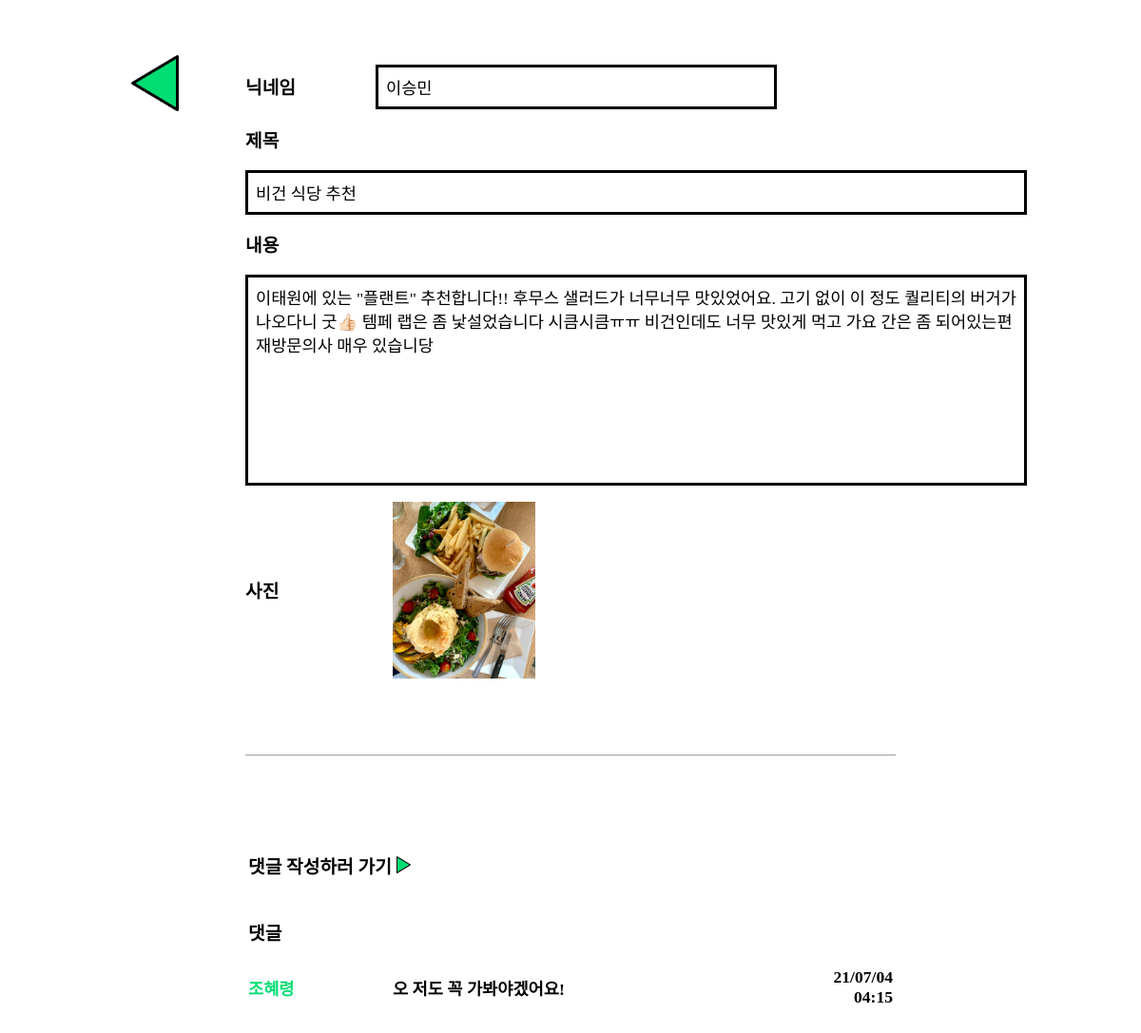
Page /post/34/ (signed in) on the committed database.
### begin_vegan/models.py (models this page shows, shortened)
class Post(models.Model):
    ALL = '전체'
    VEGAN = '비건'
    LACTO_OVO = '락토-오보'
    PESCO = '페스코'
    POLLO = '폴로'
    FLEXITARIAN = '플렉시테리언'
    TENDENCY = [
        (ALL, '전체'),
        (VEGAN, '비건'),
        (LACTO_OVO, '락토-오보'),
        (PESCO, '페스코'),
        (POLLO, '폴로'),
        (FLEXITARIAN, '플렉시테리언'),
    ]
    user = models.ForeignKey(Profile, on_delete=models.CASCADE)
    title = models.CharField(max_length=100)
    content = models.CharField(max_length=200)
    date = models.DateTimeField(auto_now_add=True)
    category = models.CharField(max_length=6, choices=TENDENCY, default=FLEXITARIAN)
    photo = models.ImageField(blank=True, null=True)
    class Meta:
        ordering = ['-date']

class Comments(models.Model):
    user = models.ForeignKey(Profile, on_delete=models.CASCADE)
    post = models.ForeignKey(Post, on_delete=models.CASCADE)
    comment = models.CharField(max_length=200)
    date = models.DateTimeField(auto_now_add=True)
    class Meta:
        ordering = ['-date']

### accounts/models.py (models this page shows)
class Profile(models.Model):
    user = models.OneToOneField(settings.AUTH_USER_MODEL, on_delete=models.CASCADE)
    def __str__(self):
        return f'{self.user.username}'

### begin_vegan/views.py (the view)
# urls.py: path('post/<int:pk>/', views.PostDetailView.as_view(), name='post_detail'),
class PostDetailView(LoginRequiredMixin, generic.DetailView):
    model = Post

### begin_vegan/templatetags/begin_vegan_filters.py (called while the page is built)
@register.filter
@stringfilter
def trim(value):
    return value.strip()

### begin_vegan/templates/begin_vegan/post_detail.html (shortened to what this page needs)
{% extends 'base.html' %}
{% block content %}
{% load begin_vegan_filters %}
<a href="{% url 'begin_vegan:post_list' %}">
    <img style="width: 50px; margin: 50px 0px -70px 130px" src="/static/assets/back_icon.png/" alt="뒤로가기">
</a>
<div style="display: flex; justify-content: flex-start; align-items: center; flex-wrap: wrap; padding: 0px 250px 100px 250px">
    <div>
        <span class="label" style="margin-right: 80px">닉네임</span>
        <p class="input_box" style="width: 400px;">
            {{ post.user }}
        </p>
    </div>
    <div>
        <span class="label">제목</span>
        <p class="input_box">
            {{ post.title }}
        </p>
    </div>
    <div>
        <span class="label">내용</span>
        <p class="input_box" style="height: 200px;">
            {{ post.content }}
        </p>
    </div>
    {% if post.photo %}
        <span style="font-size: 1.2rem; font-weight: bold; margin-right: 120px">사진</span>
        <img src="{{ post.photo.url }}" width="150" alt="Image">
    {% endif %}
    <div style="height: 1px; width: 990px; background-color: #9e9e9e; margin: 80px 0px"></div>
    <table style="width: 990px; font-weight: bold; font-size: 1.1rem;">
        <tbody>
        <tr>
            <td colspan="2">
                <a href="{% url 'begin_vegan:comment_create' post_pk=post.pk %}">
                    <p style="font-weight: bold; font-size: 1.2rem;">
                        댓글 작성하러 가기
                        <img src="/static/assets/go_icon.png" height="18" alt="Go">
                    </p>
                </a>
            </td>
        </tr>
            <tr>
                <td><p style="font-weight: bold; font-size: 1.2rem;">댓글</p></td>
            </tr>
        {% for comments in post.comments_set.all %}
        <tr>
            <td style="width: 160px; height: 40px; color: #00DD73; font-size: 1.1rem">{{ comments.user }}</td>
            <td style="width: 500px">{{ comments.comment }}</td>
            <td style="text-align: right">{{ comments.date|date:'y/m/d h:i' }}</td>
        </tr>
        {% endfor %}
        </tbody>
    </table>
</div>
{% endblock %}

### begin_vegan/static/style.css (style rules this page uses)
.input_box { display: inline-block; font-size: 1.1rem; width: 800px; padding: 8px; border: solid; font-family: "Arial Rounded MT Bold"; }
a { text-decoration: none; color: black; }
.label { font-size: 1.2rem; font-weight: bold; margin-right: 100px; }

### rows in the picture
Post: user "이승민", title "비건 식당 추천", content "이태원에 있는 \"플랜트\" 추천합니다!! 후무스 샐러드가 너무너무 맛있었어요. 고기 없이 이 정도 퀄리티의 버거가 나오다니 굿👍🏻 템페 랩은 좀 낯설었습니다 시큼시큼ㅠㅠ 비건인데도 너무 맛있게 먹고 가요 간은 좀 되어있는편 재방문의사 매우 있습니당", photo (picture)
Comments: user "조혜령", comment "오 저도 꼭 가봐야겠어요!", date "21/07/04 04:15"
